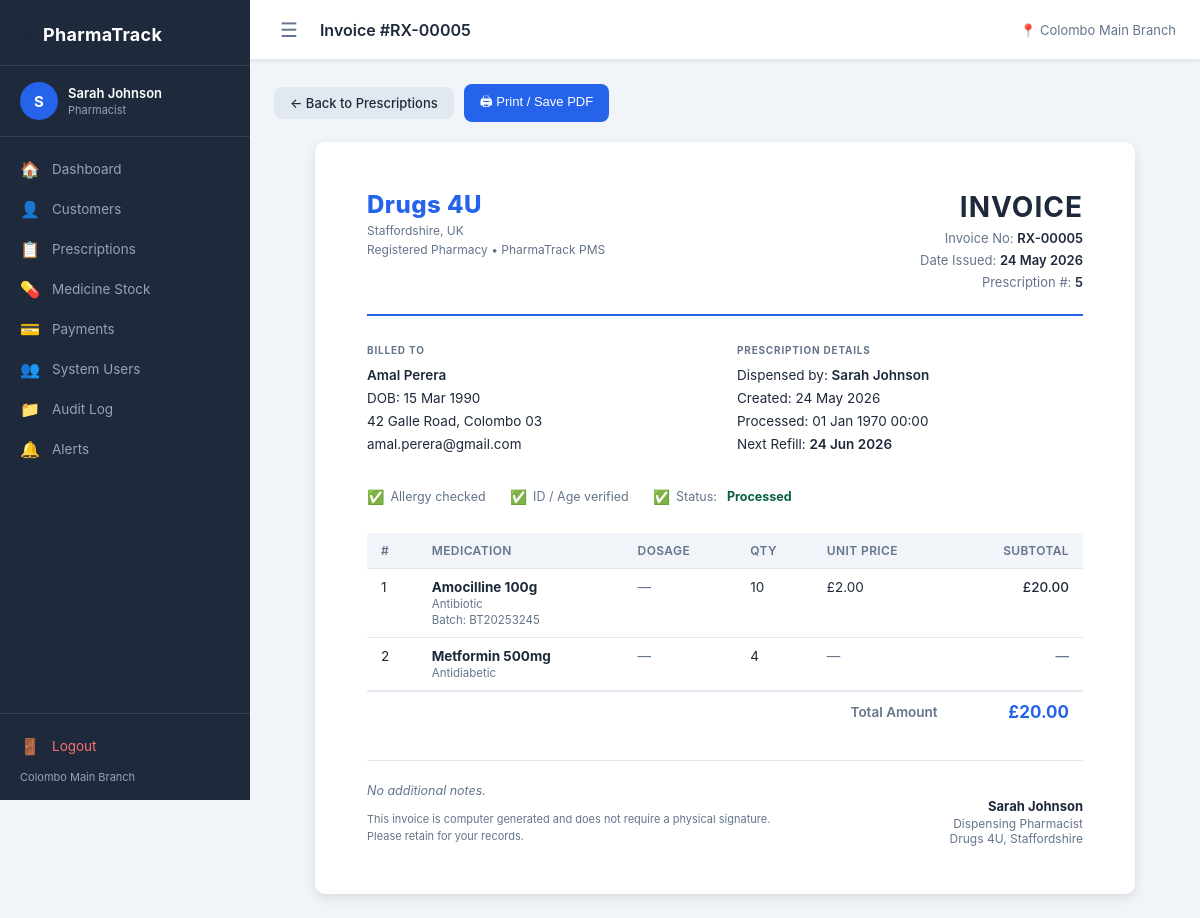
/pages/invoice.php?id=5 (signed in), run on the app's committed database.
### tables this page shows
CREATE TABLE `PRESCRIPTION` (
  `prescription_id` int NOT NULL,
  `customer_id` int NOT NULL,
  `system_user_id` int NOT NULL,
  `special_notes` text,
  `rejection_reason` text,
  `next_refill_date` date DEFAULT NULL,
  `status` varchar(30) NOT NULL DEFAULT 'pending',
  `allergy_checked` tinyint(1) NOT NULL DEFAULT '0',
  `age_id_verified` tinyint(1) NOT NULL DEFAULT '0',
  `created_at` datetime NOT NULL DEFAULT CURRENT_TIMESTAMP,
  `processed_at` datetime DEFAULT NULL
);

CREATE TABLE `SYSTEM_USER` (
  `system_user_id` int NOT NULL,
  `name` varchar(100) NOT NULL,
  `email` varchar(150) NOT NULL,
  `password_hash` varchar(255) NOT NULL,
  `role` varchar(20) NOT NULL,
  `branch` varchar(100) DEFAULT NULL,
  `last_login` datetime DEFAULT NULL,
  `is_active` tinyint(1) NOT NULL DEFAULT '1'
);

CREATE TABLE `CUSTOMER` (
  `customer_id` int NOT NULL,
  `name` varchar(100) NOT NULL,
  `email` varchar(150) DEFAULT NULL,
  `date_of_birth` date DEFAULT NULL,
  `address` text,
  `medical_history` text,
  `allergies` text,
  `account_active` tinyint(1) NOT NULL DEFAULT '1'
);

CREATE TABLE `PRESCRIPTION_ITEM` (
  `item_id` int NOT NULL,
  `prescription_id` int NOT NULL,
  `stock_id` int NOT NULL,
  `quantity` int NOT NULL DEFAULT '1',
  `dosage` varchar(150) DEFAULT NULL
);

CREATE TABLE `MEDICINE_STOCK` (
  `stock_id` int NOT NULL,
  `medication_name` varchar(150) NOT NULL,
  `batch_number` varchar(100) DEFAULT NULL,
  `quantity` int NOT NULL DEFAULT '0',
  `unit_price` decimal(10,2) DEFAULT NULL,
  `age_limit` int NOT NULL DEFAULT '0',
  `description` text,
  `allergy_notes` text,
  `expiry_date` date DEFAULT NULL,
  `category` varchar(100) DEFAULT NULL,
  `supplier` varchar(150) DEFAULT NULL,
  `requires_id_check` tinyint(1) NOT NULL DEFAULT '0',
  `is_active` tinyint(1) NOT NULL DEFAULT '1'
);

### config/session.php (called while the page is built, shortened)
<?php
function currentUser() {
    return [
        'id'     => $_SESSION['user_id'] ?? null,
        'name'   => $_SESSION['name']    ?? '',
        'role'   => $_SESSION['role']    ?? '',
        'branch' => $_SESSION['branch']  ?? '',
    ];
}

### pages/invoice.php (the view, shortened to what this page needs)
<?php
require_once __DIR__ . '/../config/session.php';
$id = (int) ($_GET['id'] ?? 0);
$db = getDB();
$stmt = $db->prepare("
    SELECT p.prescription_id, p.status, p.special_notes, p.next_refill_date,
           p.allergy_checked, p.age_id_verified, p.created_at, p.processed_at,
           c.name AS customer_name, c.date_of_birth, c.address, c.email,
           u.name AS pharmacist_name
    FROM PRESCRIPTION p
    JOIN CUSTOMER c ON c.customer_id = p.customer_id
    JOIN SYSTEM_USER u ON u.system_user_id = p.system_user_id
    WHERE p.prescription_id = ?
    LIMIT 1
");
$stmt->execute([$id]);
$rx = $stmt->fetch();
$items = $db->prepare("
    SELECT pi.quantity, pi.dosage,
           m.medication_name, m.category, m.unit_price, m.batch_number
    FROM PRESCRIPTION_ITEM pi
    JOIN MEDICINE_STOCK m ON m.stock_id = pi.stock_id
    WHERE pi.prescription_id = ?
    ORDER BY m.medication_name
");
$items->execute([$id]);
$lineItems = $items->fetchAll();
$total = 0.0;
foreach ($lineItems as $li) {
    $total += (float)($li['unit_price'] ?? 0) * (int)$li['quantity'];
}
require_once __DIR__ . '/../includes/header.php';
?>
<div class="invoice-actions no-print">
    <a href="/pages/prescriptions.php" class="btn" style="background:var(--border);color:var(--text);">&larr; Back to Prescriptions</a>
    <button class="btn btn-primary" onclick="window.print()">🖨 Print / Save PDF</button>
</div>
<div class="invoice-wrap" id="invoicePrintArea">
    <div class="inv-header">
        <div class="inv-brand">
            <span class="inv-brand-name">Drugs 4U</span>
            <span class="inv-brand-sub">Staffordshire, UK</span>
            <span class="inv-brand-sub">Registered Pharmacy &bull; PharmaTrack PMS</span>
        </div>
        <div class="inv-meta">
            <div class="inv-title">INVOICE</div>
            <div class="inv-ref">Invoice No: <span>RX-<?= str_pad($id, 5, '0', STR_PAD_LEFT) ?></span></div>
            <div class="inv-ref">Date Issued: <span><?= date('d M Y', strtotime($rx['processed_at'] ?? $rx['created_at'])) ?></span></div>
            <div class="inv-ref">Prescription #: <span><?= $rx['prescription_id'] ?></span></div>
        </div>
    </div>
    <div class="inv-details">
        <div>
            <div class="inv-section-label">Billed To</div>
            <div class="inv-field">
                <strong><?= htmlspecialchars($rx['customer_name']) ?></strong><br>
                <?php if ($rx['date_of_birth']): ?>
                    DOB: <?= date('d M Y', strtotime($rx['date_of_birth'])) ?><br>
                <?php endif; ?>
                <?php if ($rx['address']): ?>
                    <?= htmlspecialchars($rx['address']) ?><br>
                <?php endif; ?>
                <?php if ($rx['email']): ?>
                    <?= htmlspecialchars($rx['email']) ?>
                <?php endif; ?>
            </div>
        </div>
        <div>
            <div class="inv-section-label">Prescription Details</div>
            <div class="inv-field">
                Dispensed by: <strong><?= htmlspecialchars($rx['pharmacist_name']) ?></strong><br>
                Created: <?= date('d M Y', strtotime($rx['created_at'])) ?><br>
                Processed: <?= date('d M Y H:i', strtotime($rx['processed_at'])) ?><br>
                <?php if ($rx['next_refill_date']): ?>
                    Next Refill: <strong><?= date('d M Y', strtotime($rx['next_refill_date'])) ?></strong>
                <?php endif; ?>
            </div>
        </div>
    </div>
    <div class="inv-checks">
        <div class="inv-check-item">
            <span class="chk"><?= $rx['allergy_checked'] ? '✅' : '⬜' ?></span>
            Allergy checked
        </div>
        <div class="inv-check-item">
            <span class="chk"><?= $rx['age_id_verified'] ? '✅' : '⬜' ?></span>
            ID / Age verified
        </div>
        <div class="inv-check-item">
            <span class="chk">✅</span>
            Status: <strong style="color:#065f46;margin-left:4px;">Processed</strong>
        </div>
    </div>
    <div class="inv-table-wrap">
        <table class="inv-table">
            <thead>
                <tr>
                    <th>#</th>
                    <th>Medication</th>
                    <th>Dosage</th>
                    <th>Qty</th>
                    <th>Unit Price</th>
                    <th>Subtotal</th>
                </tr>
            </thead>
            <tbody>
                <?php foreach ($lineItems as $i => $li):
                    $unitPrice = (float)($li['unit_price'] ?? 0);
                    $subtotal  = $unitPrice * (int)$li['quantity'];
                ?>
                <tr>
                    <td><?= $i + 1 ?></td>
                    <td>
                        <strong><?= htmlspecialchars($li['medication_name']) ?></strong>
                        <?php if ($li['category']): ?>
                            <div class="med-sub"><?= htmlspecialchars($li['category']) ?></div>
                        <?php endif; ?>
                        <?php if ($li['batch_number']): ?>
                            <div class="med-sub">Batch: <?= htmlspecialchars($li['batch_number']) ?></div>
                        <?php endif; ?>
                    </td>
                    <td><?= $li['dosage'] ? htmlspecialchars($li['dosage']) : '<span style="color:var(--text-muted)">—</span>' ?></td>
                    <td><?= (int)$li['quantity'] ?></td>
                    <td><?= $unitPrice > 0 ? '£' . number_format($unitPrice, 2) : '<span style="color:var(--text-muted)">—</span>' ?></td>
                    <td><?= $subtotal > 0 ? '£' . number_format($subtotal, 2) : '<span style="color:var(--text-muted)">—</span>' ?></td>
                </tr>
                <?php endforeach; ?>
            </tbody>
            <tfoot>
                <tr>
                    <td colspan="5" class="total-label">Total Amount</td>
                    <td class="total-value"><?= $total > 0 ? '£' . number_format($total, 2) : '—' ?></td>
                </tr>
            </tfoot>
        </table>
    </div>
    <div class="inv-footer">
        <div class="inv-notes">
            <?php if ($rx['special_notes']): ?>
                <strong style="color:var(--text);display:block;margin-bottom:4px;">Pharmacist Notes</strong>
                <?= htmlspecialchars($rx['special_notes']) ?>
            <?php else: ?>
                <em>No additional notes.</em>
            <?php endif; ?>
            <div style="margin-top:10px;font-size:11px;">
                This invoice is computer generated and does not require a physical signature.
                Please retain for your records.
            </div>
        </div>
        <div class="inv-sig">
            <strong><?= htmlspecialchars($rx['pharmacist_name']) ?></strong>
            Dispensing Pharmacist<br>
            Drugs 4U, Staffordshire
        </div>
    </div>
</div>
<?php require_once __DIR__ . '/../includes/footer.php'; ?>

### includes/sidebar.php
<?php
$user = currentUser();
$role = $user['role'];
$current = basename($_SERVER['PHP_SELF']);
$links = [
    ['href' => '/pages/dashboard.php',    'icon' => '🏠', 'label' => 'Dashboard'],
    ['href' => '/pages/customers.php',    'icon' => '👤', 'label' => 'Customers'],
    ['href' => '/pages/prescriptions.php','icon' => '📋', 'label' => 'Prescriptions'],
    ['href' => '/pages/stock.php',        'icon' => '💊', 'label' => 'Medicine Stock'],
    ['href' => '/pages/payments.php',     'icon' => '💳', 'label' => 'Payments'],
    ['href' => '/pages/users.php',        'icon' => '👥', 'label' => 'System Users'],
    ['href' => '/pages/audit.php',        'icon' => '📁', 'label' => 'Audit Log'],
    ['href' => '/pages/alerts.php',       'icon' => '🔔', 'label' => 'Alerts'],
];
?>
<aside class="sidebar" id="sidebar">
    <div class="sidebar-brand">
        <span class="brand-icon">⚕</span>
        <span class="brand-name">PharmaTrack</span>
    </div>
    <div class="sidebar-user">
        <div class="user-avatar"><?= strtoupper(substr($user['name'], 0, 1)) ?></div>
        <div class="user-info">
            <div class="user-name"><?= htmlspecialchars($user['name']) ?></div>
            <div class="user-role"><?= ucfirst(str_replace('_', ' ', $role)) ?></div>
        </div>
    </div>
    <nav class="sidebar-nav">
        <?php foreach ($links as $link): ?>
            <a href="<?= $link['href'] ?>"
               class="nav-link <?= ($current === basename($link['href'])) ? 'active' : '' ?>">
                <span class="nav-icon"><?= $link['icon'] ?></span>
                <span class="nav-label"><?= $link['label'] ?></span>
            </a>
        <?php endforeach; ?>
    </nav>
    <div class="sidebar-footer">
        <a href="/auth/logout.php" class="nav-link logout-link">
            <span class="nav-icon">🚪</span>
            <span class="nav-label">Logout</span>
        </a>
        <div class="branch-tag"><?= htmlspecialchars($user['branch']) ?></div>
    </div>
</aside>

### assets/css/style.css (style rules this page uses)
:root { --sidebar-w: 250px; --header-h: 60px; --primary: #2563eb; --primary-dark: #1d4ed8; --sidebar-bg: #1e293b; --sidebar-text: #94a3b8; --sidebar-hover: #334155; --sidebar-active: #2563eb; --bg: #f1f5f9; --card-bg: #ffffff; --text: #1e293b; --text-muted: #64748b; --border: #e2e8f0; --success: #10b981; --warning: #f59e0b; --danger: #ef4444; --info: #3b82f6; --radius: 10px; --shadow: 0 1px 4px rgba(0,0,0,.08); --shadow-md: 0 4px 12px rgba(0,0,0,.10); }
*, *::before, *::after { box-sizing: border-box; margin: 0; padding: 0; }
body { font-family: -apple-system, BlinkMacSystemFont, 'Segoe UI', sans-serif; background: var(--bg); color: var(--text); font-size: 14px; }
a { text-decoration: none; color: inherit; }
.sidebar { position: fixed; top: 0; left: 0; width: var(--sidebar-w); height: 100vh; background: var(--sidebar-bg); display: flex; flex-direction: column; z-index: 100; transition: transform .25s ease; }
.sidebar-brand { display: flex; align-items: center; gap: 10px; padding: 20px 20px 16px; border-bottom: 1px solid #334155; }
.brand-icon { font-size: 24px; }
.brand-name { color: #fff; font-size: 18px; font-weight: 700; letter-spacing: .3px; }
.sidebar-user { display: flex; align-items: center; gap: 10px; padding: 16px 20px; border-bottom: 1px solid #334155; }
.user-avatar { width: 38px; height: 38px; border-radius: 50%; background: var(--primary); color: #fff; display: flex; align-items: center; justify-content: center; font-weight: 700; font-size: 15px; flex-shrink: 0; }
.user-name { color: #fff; font-weight: 600; font-size: 13px; }
.user-role { color: var(--sidebar-text); font-size: 11px; text-transform: capitalize; margin-top: 2px; }
.sidebar-nav { flex: 1; padding: 12px 0; overflow-y: auto; }
.nav-link { display: flex; align-items: center; gap: 12px; padding: 10px 20px; color: var(--sidebar-text); font-size: 13.5px; border-radius: 0; transition: background .15s, color .15s; }
.nav-icon { font-size: 16px; width: 20px; text-align: center; }
.nav-label { flex: 1; }
.sidebar-footer { padding: 12px 0 8px; border-top: 1px solid #334155; }
.logout-link { color: #f87171 !important; }
.branch-tag { color: var(--sidebar-text); font-size: 11px; padding: 4px 20px 8px; white-space: nowrap; overflow: hidden; text-overflow: ellipsis; }
table { width: 100%; border-collapse: collapse; }
thead th { background: var(--bg); padding: 10px 16px; text-align: left; font-size: 12px; text-transform: uppercase; letter-spacing: .5px; color: var(--text-muted); border-bottom: 1px solid var(--border); }
tbody td { padding: 12px 16px; border-bottom: 1px solid var(--border); font-size: 13.5px; }
tbody tr:last-child td { border-bottom: none; }
.btn { display: inline-flex; align-items: center; gap: 6px; padding: 8px 16px; border-radius: 8px; font-size: 13px; font-weight: 500; cursor: pointer; border: none; transition: background .15s; }
.btn-primary { background: var(--primary); color: #fff; }

### data on the page
prescription: system_user.name "S", system_user.name "Sarah Johnson", processed_at+created_at "24 May 2026", prescription_id "5", customer.name "Amal Perera", customer.date_of_birth "15 Mar 1990", customer.address "42 Galle Road, Colombo 03", customer.email "amal.perera@gmail.com", created_at "24 May 2026", processed_at "01 Jan 1970 00:00", next_refill_date "24 Jun 2026"
prescription_item: stock.medication_name "Amocilline 100g", stock.category "Antibiotic", stock.batch_number "BT20253245", quantity "10", stock.unit_price "2.00", subtotal "20.00"
prescription_item: stock.medication_name "Metformin 500mg", stock.category "Antidiabetic", quantity "4"

### other printed values
str_replace('_', ' ', $role) "Pharmacist"
$link['icon'] "🏠"
$link['label'] "Dashboard"
$link['icon'] "👤"
$link['label'] "Customers"
$link['icon'] "📋"
$link['label'] "Prescriptions"
$link['icon'] "💊"
$link['label'] "Medicine Stock"
$link['icon'] "💳"
$link['label'] "Payments"
$link['icon'] "👥"
$link['label'] "System Users"
$link['icon'] "📁"
$link['label'] "Audit Log"
